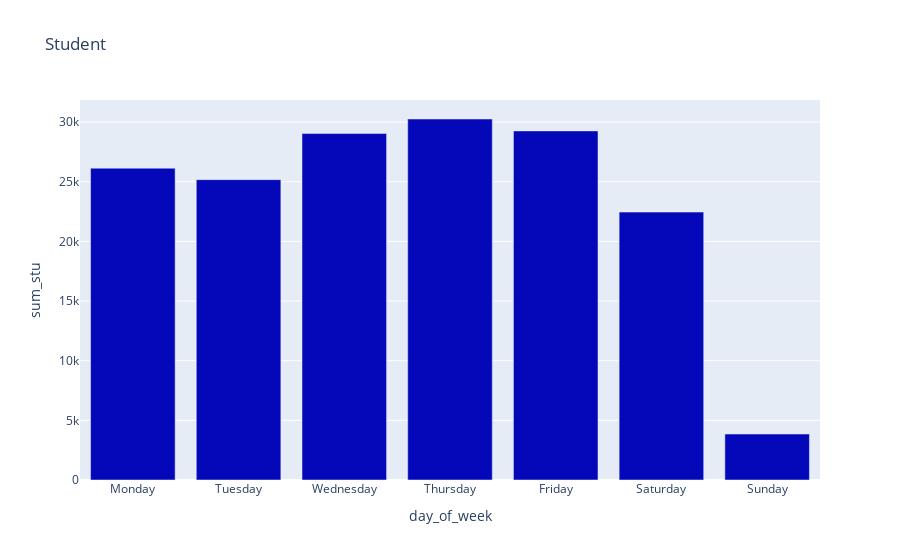

Notebook cell for this chart:
### Code cell
import plotly.express as px
# This dataframe has 244 lines, but 4 distinct values for `day`
fig = px.bar(dfd, y='sum_stu', x='day_of_week',color_discrete_sequence=px.colors.sequential.Plotly3, title="Student")
fig.show()
fig.write_image("image_dfd_final1.jpeg")

### Figure 1 — Plotly figure (JSON) as saved in the notebook; plotly's stock layout.template omitted (floating-point values rounded to 4 significant figures)
{"data": [{"alignmentgroup": "True", "hovertemplate": "day_of_week=%{x}<br>sum_stu=%{y}<extra></extra>", "legendgroup": "", "marker": {"color": "#0508b8", "pattern": {"shape": ""}}, "name": "", "offsetgroup": "", "orientation": "v", "showlegend": false, "textposition": "auto", "type": "bar", "x": ["Monday", "Tuesday", "Wednesday", "Thursday", "Friday", "Saturday", "Sunday"], "xaxis": "x", "y": [26140.0, 25179, 29045, 30260.0, 29264, 22460.0, 3853], "yaxis": "y"}], "layout": {"barmode": "relative", "legend": {"tracegroupgap": 0}, "title": {"text": "Student"}, "xaxis": {"anchor": "y", "domain": [0, 1], "title": {"text": "day_of_week"}}, "yaxis": {"anchor": "x", "domain": [0, 1], "title": {"text": "sum_stu"}}}}
